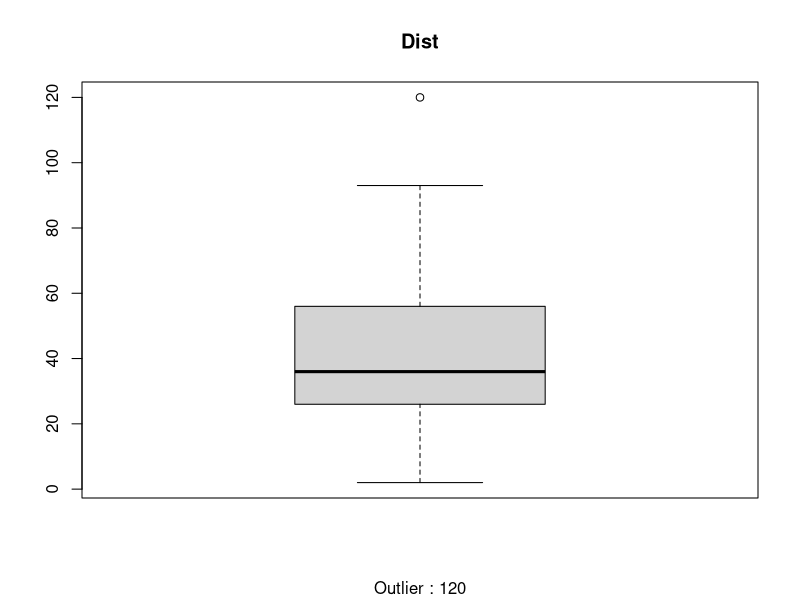
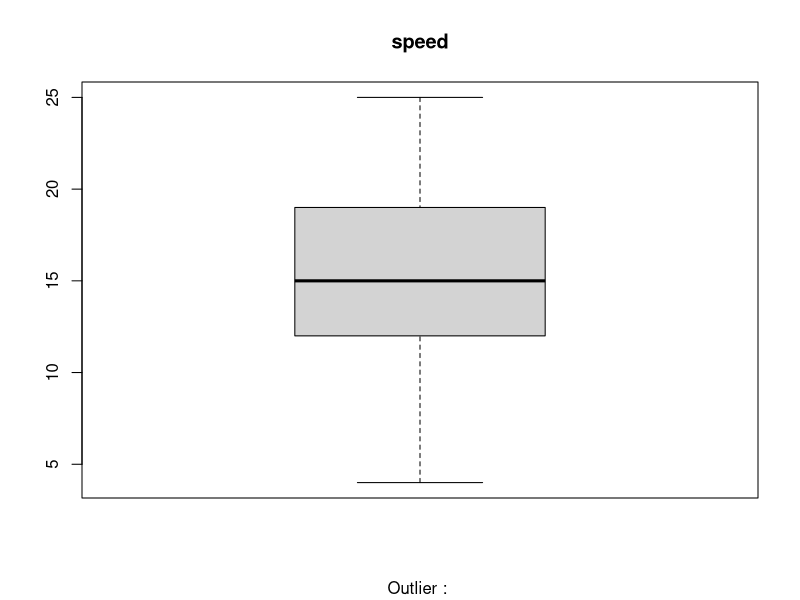
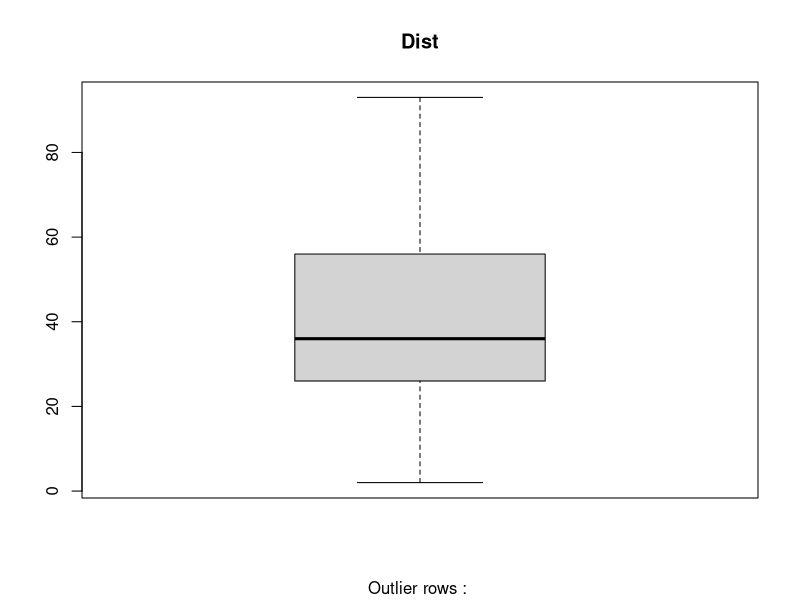
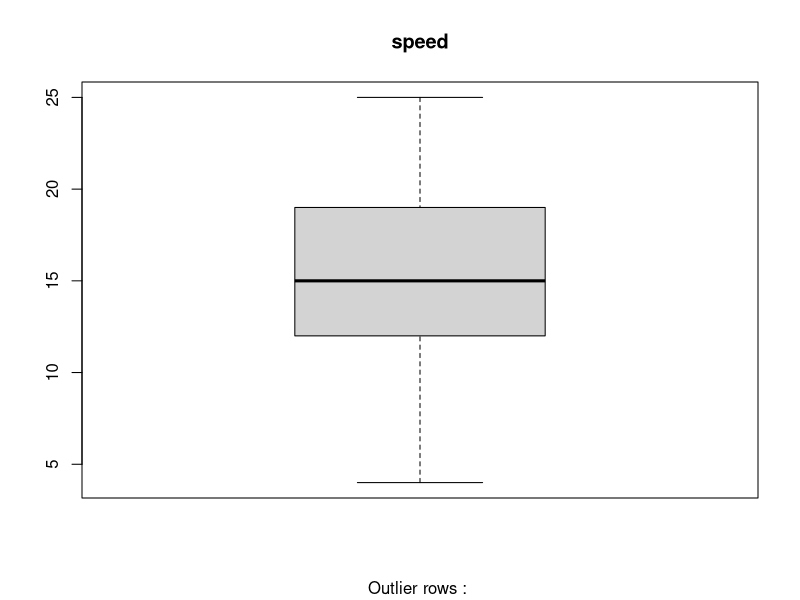
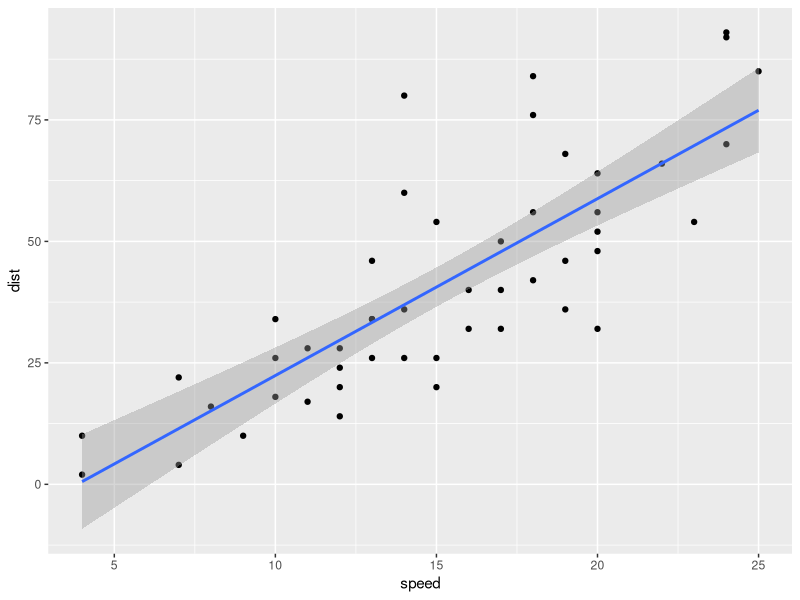
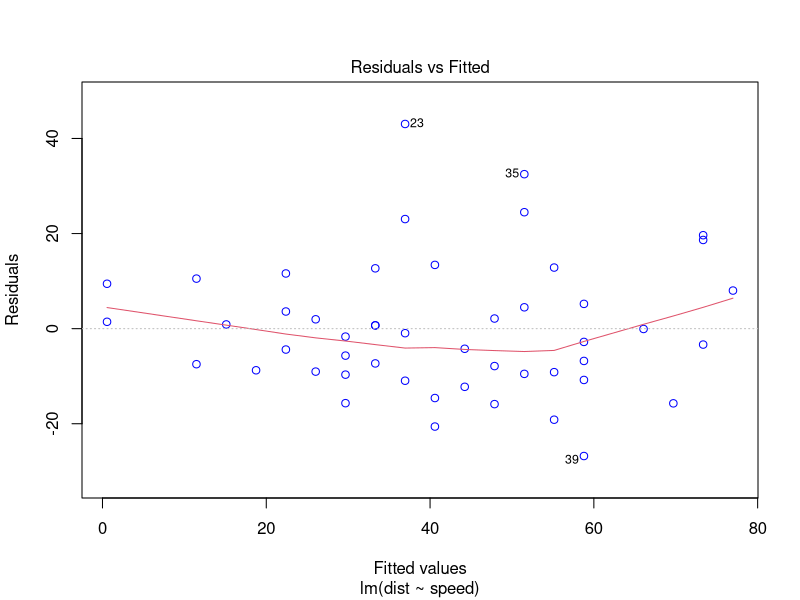
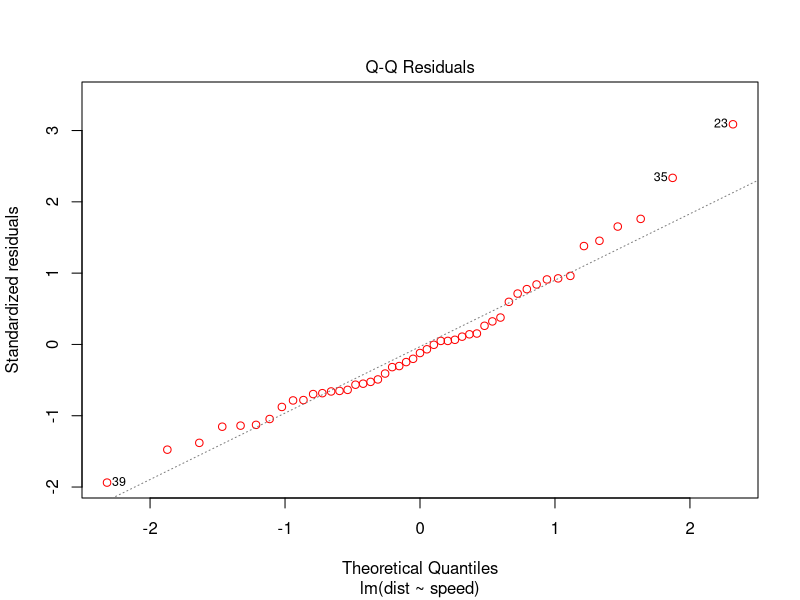
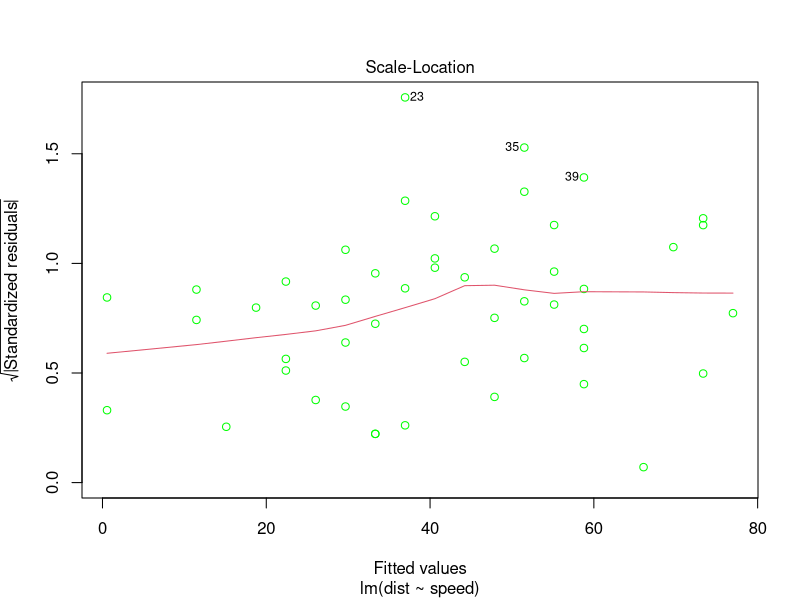

Recreate these plots in R, in order.
## ---- chunk 1
#libraries
install.packages("car")
install.packages("Psych")

library(car)

library(psych)

head(cars)

nrow(cars)

num_missing_values <- sum(is.na(cars))

print(num_missing_values)

summary(cars)


#calculate descriptive statistics for x and y
describe(cars[c("speed","dist")])

#boxplot for 'dist' variable
boxplot(cars$dist,main = "Dist", sub = paste("Outlier :",boxplot.stats(cars$dist)$out))

#boxplot for 'speed' variable
boxplot(cars$speed,main = "speed", sub = paste("Outlier :",boxplot.stats(cars$speed)$out))


#Identifying the rows containing outliers in the 'dist' variable
outlier_rows <- boxplot.stats(cars$dist)$out

#Filter the 'cars' dataset to exclude the rows with outliers in 'dist'
cars_cleaned <- subset(cars,!(dist %in% outlier_rows))

head(cars_cleaned)

nrow(cars_cleaned)
boxplot(cars_cleaned$dist,main = "Dist", sub = paste("Outlier rows :",boxplot.stats(cars_cleaned$dist)$out))


boxplot(cars_cleaned$speed,main = "speed", sub = paste("Outlier rows :",boxplot.stats(cars_cleaned$speed)$out))


library(ggplot2)

ggplot(cars_cleaned, aes(speed,dist))+ geom_point() + stat_smooth(method = lm)

#Correlation between speed and distance
cor(cars_cleaned$speed,cars_cleaned$dist)

#Computation

#Simple liner regression
fit2 <- lm(dist~speed,data = cars_cleaned)
fit2

summary(fit2)


#Coefficient sihnificance

Coef1 <- summary(fit2)$coefficients #coefficient matrix
Coef1


#Statndard errors and confidence itervals
confint(fit2)

#The residual plots
#Residual vs fitted
plot(fit2,which = 1,col = c("blue"))



#Q-Q plot
plot(fit2,which = 2,col = c("red"))

#Scale location
plot(fit2,which = 3,col = c("green"))




